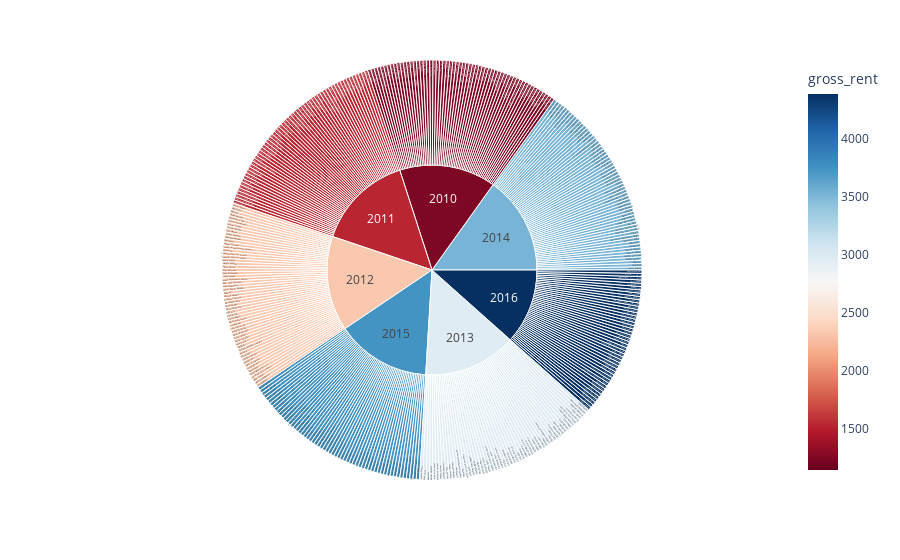

Notebook code cell kept with this figure:
### Markdown cell above
### Create a sunburst chart to conduct a costs analysis of most expensive neighborhoods in San Francisco per year

### Code cell
# Sunburst Plot
px.sunburst(df_expensive_neighborhoods_per_year, path=['year', 'neighborhood'],
                  color='gross_rent',
                  color_continuous_scale='rdbu',
                  color_continuous_midpoint=np.average(df_expensive_neighborhoods_per_year['gross_rent']))

### Figure 1 — Plotly figure (JSON) as saved in the notebook; plotly's stock layout.template omitted (floating-point values rounded to 4 significant figures; data arrays with more than 128 entries replaced by an {"elided": "..."} marker saying what was removed)
{"data": [{"branchvalues": "total", "customdata": {"elided": "404x1 int values"}, "domain": {"x": [0, 1], "y": [0, 1]}, "hovertemplate": "labels=%{label}<br>count=%{value}<br>parent=%{parent}<br>id=%{id}<br>gross_rent=%{color}<extra></extra>", "ids": {"elided": "404 str values"}, "labels": {"elided": "404 str values"}, "marker": {"coloraxis": "coloraxis", "colors": {"elided": "404 int values"}}, "name": "", "parents": {"elided": "404 str values"}, "type": "sunburst", "values": {"elided": "404 int values"}}], "layout": {"coloraxis": {"cmid": 2766.0, "colorbar": {"title": {"text": "gross_rent"}}, "colorscale": [[0, "rgb(103,0,31)"], [0.1, "rgb(178,24,43)"], [0.2, "rgb(214,96,77)"], [0.3, "rgb(244,165,130)"], [0.4, "rgb(253,219,199)"], [0.5, "rgb(247,247,247)"], [0.6, "rgb(209,229,240)"], [0.7, "rgb(146,197,222)"], [0.8, "rgb(67,147,195)"], [0.9, "rgb(33,102,172)"], [1, "rgb(5,48,97)"]]}, "legend": {"tracegroupgap": 0}, "margin": {"t": 60}}}
